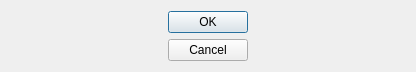
<?xml version="1.0" encoding="UTF-8"?>
<ui version="4.0">
 <class>TableRowDialog</class>
 <widget class="QDialog" name="TableRowDialog">
  <property name="geometry">
   <rect>
    <x>0</x>
    <y>0</y>
    <width>416</width>
    <height>72</height>
   </rect>
  </property>
  <property name="windowTitle">
   <string>Dialog</string>
  </property>
  <layout class="QGridLayout" name="gridLayout_2">
   <item row="0" column="0">
    <layout class="QGridLayout" name="gridLayout"/>
   </item>
   <item row="0" column="1">
    <widget class="QDialogButtonBox" name="buttonBox">
     <property name="orientation">
      <enum>Qt::Vertical</enum>
     </property>
     <property name="standardButtons">
      <set>QDialogButtonBox::Cancel|QDialogButtonBox::Ok</set>
     </property>
    </widget>
   </item>
  </layout>
 </widget>
 <resources/>
 <connections/>
</ui>
